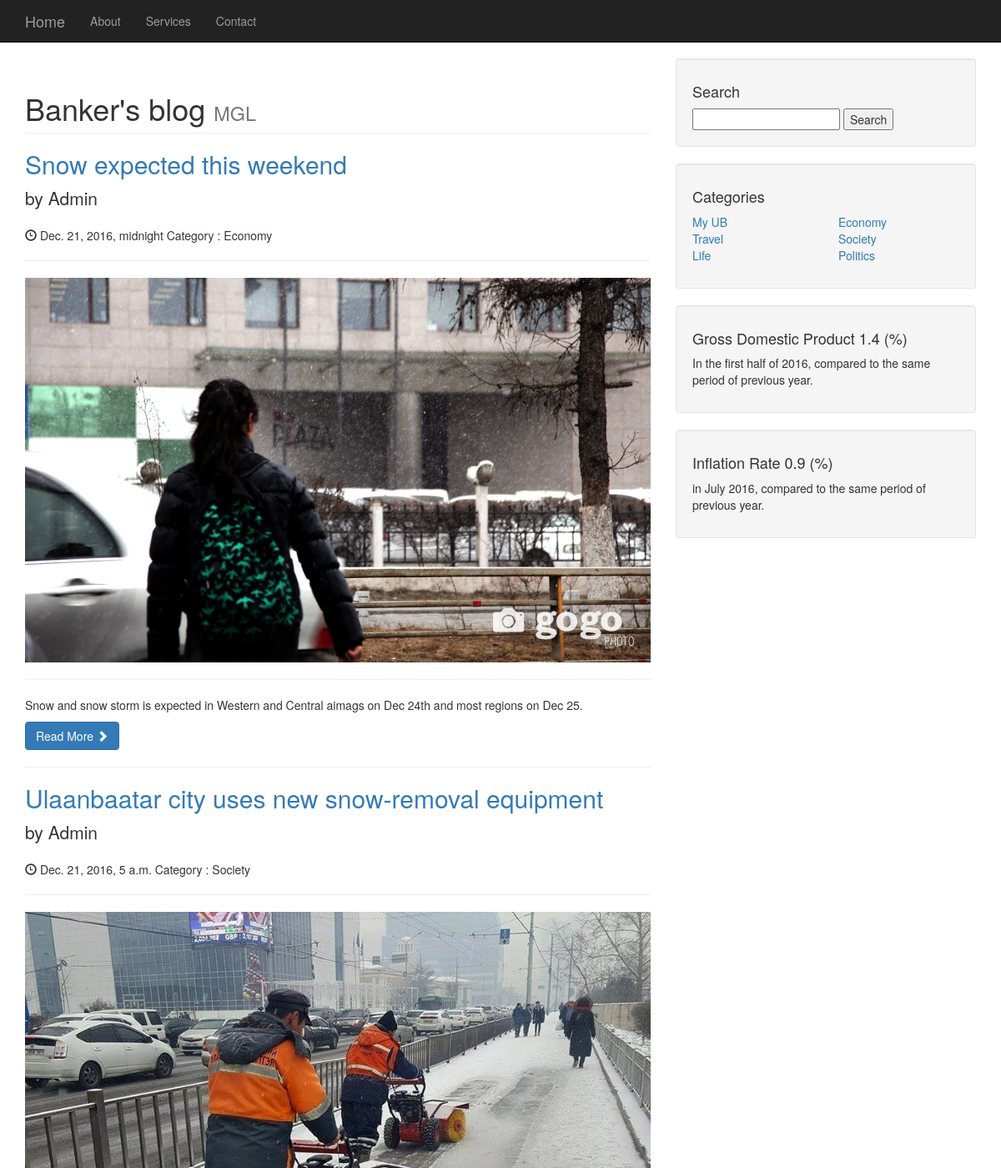
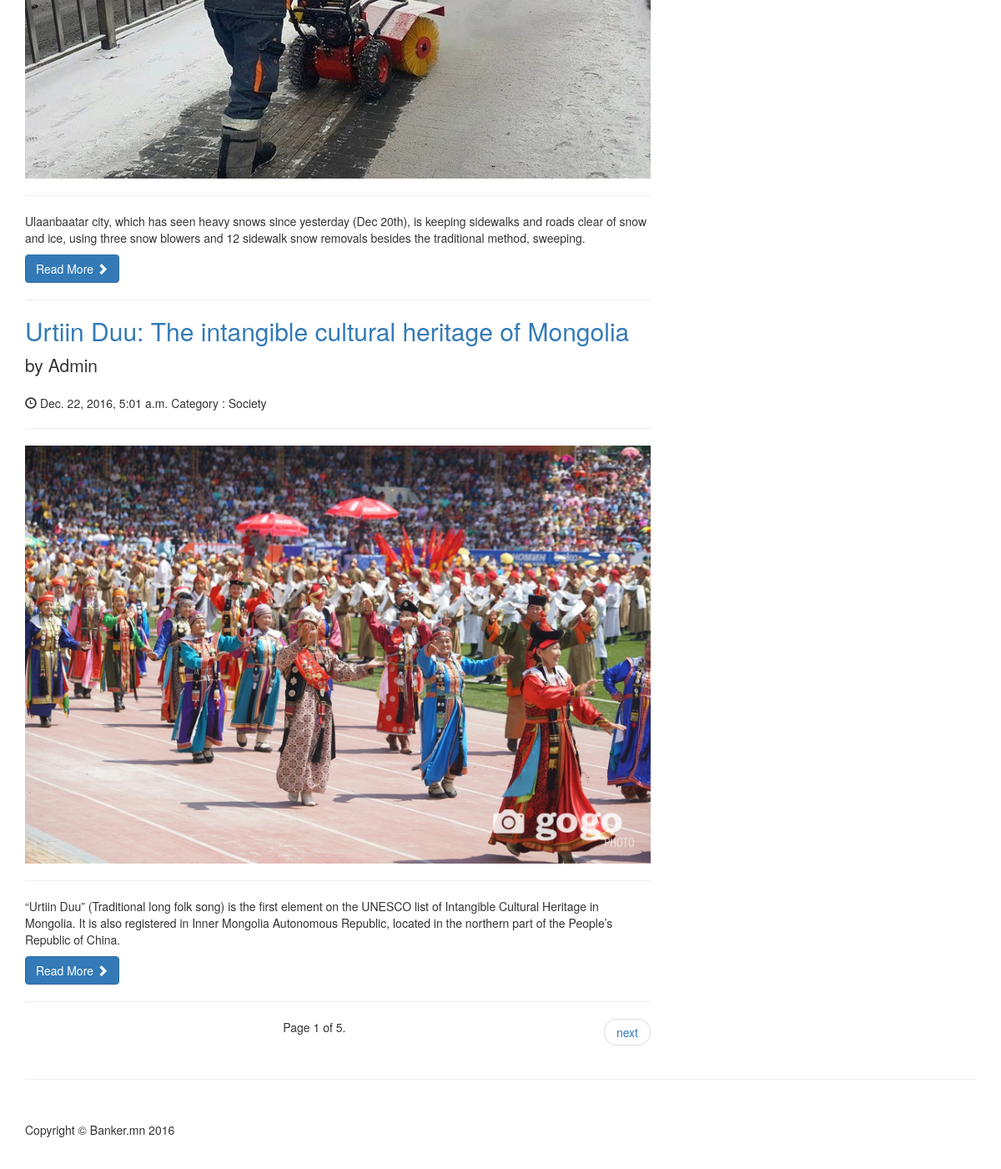
Screenshot of /blog/ with the database file from the repository (2 pictures, top to bottom).
### blog/models.py (models this page shows, shortened)
class Blog(models.Model):
    blog_title = models.CharField(max_length=100)
    blog_short = models.CharField(max_length=255)
    blog_date = models.DateTimeField()
    blog_content = models.TextField()
    blog_pic = models.FileField(upload_to='documents/%Y/%m/%d')
    blog_cate = models.ForeignKey(Catergories, null=True, related_name='ct')

class Catergories(models.Model):
    cat_title = models.CharField(max_length=255)

### blog/views.py (the view)
# urls.py: url(r'^blog/$', views.showAllblogs),
def showAllblogs(request):
    number_of_blogs = None
    squery = None
    page = request.GET.get('page')
    if 'squery' in request.GET:
        squery = request.GET['squery']
        blogs_list = Blog.objects.filter(blog_short__icontains=squery)
        number_of_blogs = True
    elif request.GET.get('cat'):
        blogs_list = Blog.objects.filter(blog_cate_id=request.GET.get('cat'))
    else:
        blogs_list = Blog.objects.all()
    paginator = Paginator(blogs_list, 3)  # Show 3
    try:
        blogs = paginator.page(page)
    except PageNotAnInteger:
        blogs = paginator.page(1)
    except EmptyPage:
        blogs = paginator.page(paginator.num_pages)
    categories = Catergories.objects.all()
    return render(request, 'index.html', {'blogs': blogs, 'number_of_blogs':number_of_blogs,
                                          'squery':squery, 'categories': categories})

### blog/templates/index.html (shortened to what this page needs)
<!DOCTYPE html>
<html lang="en">
<head>
    {% load staticfiles %}
	<link href="{% static 'blog/css/bootstrap.min.css' %}" rel="stylesheet">
	<link href="{% static 'blog/css/blog-home.css' %}" rel="stylesheet">
</head>
<body>
    <nav class="navbar navbar-inverse navbar-fixed-top" role="navigation">
        <div class="container">
            <div class="navbar-header">
                <a class="navbar-brand" href="/blog">Home</a>
            </div>
            <div class="collapse navbar-collapse" id="bs-example-navbar-collapse-1">
                <ul class="nav navbar-nav">
                    <li>
                        <a href="#">About</a>
                    </li>
                    <li>
                        <a href="#">Services</a>
                    </li>
                    <li>
                        <a href="#">Contact</a>
                    </li>
                </ul>
            </div>
        </div>
    </nav>
    <div class="container">
        <div class="row">
            <div class="col-md-8">
                <h1 class="page-header">
                    Banker's blog
                    <small>MGL</small>
                </h1>
				{% for blog in blogs %}
				<h2>
                    <a href="#">{{ blog.blog_title }}</a>
				</h2>
                <p class="lead"> by Admin  </p>
                <p><span class="glyphicon glyphicon-time"></span> {{ blog.blog_date }}                   Category : {{ blog.blog_cate.cat_title }} </p>
                <hr>
                <img class="img-responsive" src="{{ blog.blog_pic.url }}" alt="">
                <hr>
                <p>{{ blog.blog_short }}</p>
                <a class="btn btn-primary" href="{{ blog.id }}">Read More <span class="glyphicon glyphicon-chevron-right"></span></a>
                <hr>
				{% endfor %}
                <ul class="pager">
					        <span class="current">
								Page {{ blogs.number }} of {{ blogs.paginator.num_pages }}.
							</span>
                    <li class="next">
                        {% if blogs.has_next %}
							<a href="?page={{ blogs.next_page_number }}">next</a>
						{% endif %}
                    </li>
                </ul>
            </div>
            <div class="col-md-4">
	            <div class="well">
                    <h4>Search</h4>
                    <div class="input-group">
						<form action="" method="get">
							<input type="text" name="squery">
							<input type="submit" value="Search">
						</form>
					</div>
                </div>
                <div class="well">
                    <h4>Categories</h4>
                    <div class="row">
                        <div class="col-lg-6">
                            <ul class="list-unstyled">
                                <li><a href="./?cat=4">My UB</a>
                                </li>
                                <li><a href="./?cat=5">Travel</a>
                                </li>
                                <li><a href="./?cat=3">Life</a>
                            </ul>
                        </div>
                        <div class="col-lg-6">
                            <ul class="list-unstyled">
                                <li><a href="./?cat=1">Economy</a>
                                </li>
                                <li><a href="./?cat=2">Society</a>
                                </li>
                                <li><a href="./?cat=6">Politics</a>
                            </ul>
                        </div>
                    </div>
                </div>
                <div class="well">
                    <h4>Gross Domestic Product 1.4 (%)</h4>
                    <p>In the first half of 2016, compared to the same period of previous year.</p>
                </div>
				<div class="well">
                    <h4>Inflation Rate 0.9 (%)</h4>
                    <p>in July 2016, compared to the same period of previous year.</p>
                </div>
            </div>
        </div>
        <hr>
        <footer>
            <div class="row">
                <div class="col-lg-12">
                    <p>Copyright &copy; Banker.mn 2016</p>
                </div>
            </div>
        </footer>
    </div>
</body>
</html>

### blog/static/blog/css/blog-home.css (style rules this page uses)
body { padding-top: 70px; }
footer { margin: 50px 0; }

### rows the page displays
Blog: blog_title "Snow expected this weekend", blog_date "Dec. 21, 2016, midnight", blog_cate.cat_title "Economy", blog_pic (picture), blog_short "Snow and snow storm is expected in Western and Central aimags on Dec 24th and most regions on Dec 25."
Blog: blog_title "Ulaanbaatar city uses new snow-removal equipment", blog_date "Dec. 21, 2016, 5 a.m.", blog_cate.cat_title "Society", blog_pic (picture), blog_short "Ulaanbaatar city, which has seen heavy snows since yesterday (Dec 20th), is keeping sidewalks and roads clear of snow and ice, using three snow blowers and 12 sidewalk snow removals besides the traditional method, sweeping."
Blog: blog_title "Urtiin Duu: The intangible cultural heritage of Mongolia", blog_date "Dec. 22, 2016, 5:01 a.m.", blog_cate.cat_title "Society", blog_pic (picture), blog_short "“Urtiin Duu” (Traditional long folk song) is the first element on the UNESCO list of Intangible Cultural Heritage in Mongolia. It is also registered in Inner Mongolia Autonomous Republic, located in the northern part of the People’s Republic of China."

### other values shown
{{ blogs.number }} "1"
{{ blogs.paginator.num_pages }} "5"
